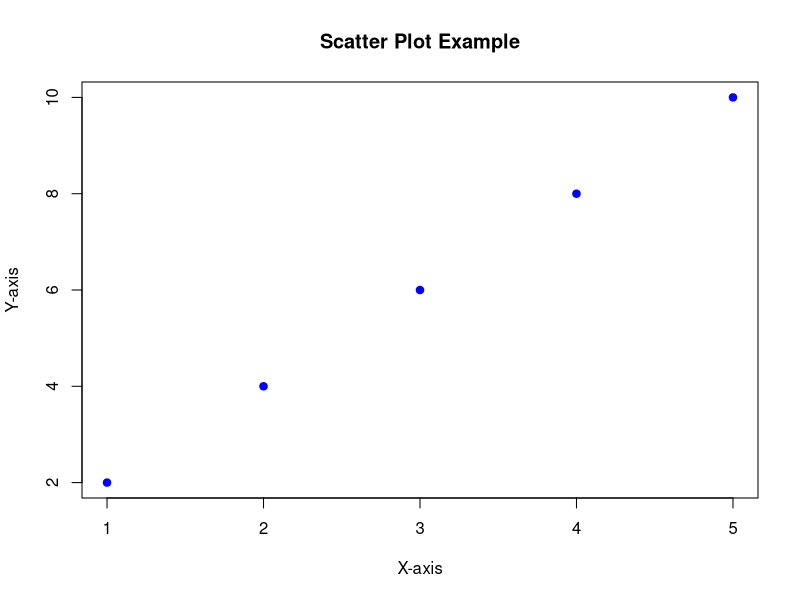
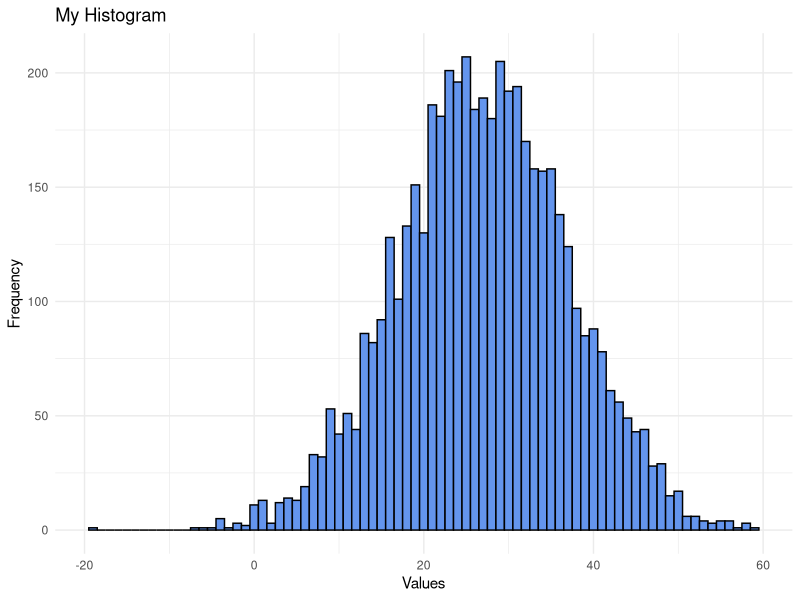

Write the R code that produced these figures, in order.
## ---- chunk 1

library(tidyverse)
print("Try a cool plot")

x <- c(1, 2, 3, 4, 5)
y <- c(2, 4, 6, 8, 10)

plot(x, y, 
     main = "Scatter Plot Example",
     xlab = "X-axis",
     ylab = "Y-axis",
     pch = 19,       
     col = "blue"
)

## ---- chunk 2
print("Remember to wake up and slay everyday!")
## ---- chunk 3
print("Hola")
## ---- chunk 4
print('Henlo world')
## ---- chunk 5
print('How was your day?')
## ---- chunk 6
data <- data.frame()

## ---- chunk 7
print("La cucaracha, la cucarachaa")
## ---- chunk 8
print("Viva Soria")
## ---- chunk 9
library(ggplot2)

# Generate the data
my_data <- data.frame(x = rnorm(n = 5000,
                               mean = 27,
                               sd = 10))

# Create the histogram
my_data |>
  ggplot(aes(x = x)) +
  geom_histogram(binwidth = 1,
                 color = "black",
                 fill = "cornflowerblue") +
  labs(title = "My Histogram",
       x = "Values",
       y = "Frequency") +
  theme_minimal()
